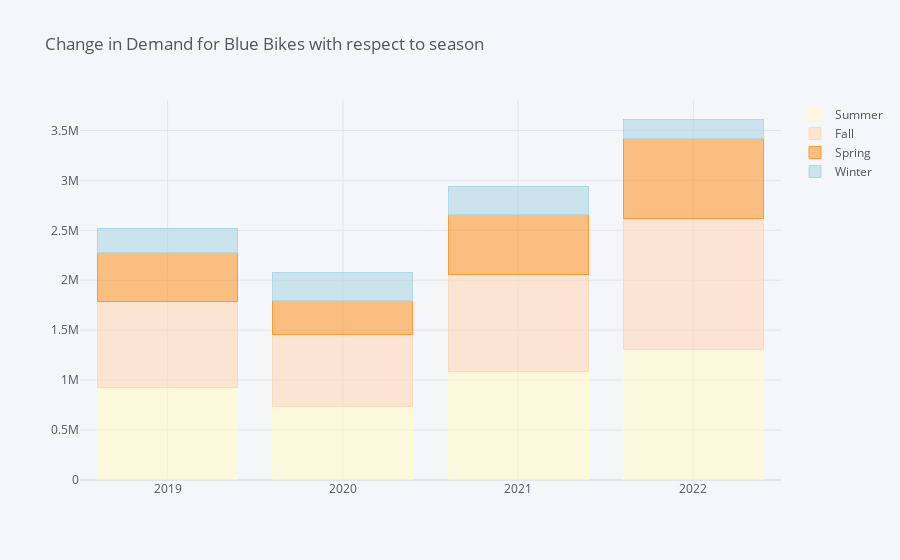

Here is the notebook cell this chart was saved with:
### Code cell
rentals_per_season = pd.value_counts(df['season'])
rps_df = rentals_per_season.to_frame()
rps_df.reset_index(inplace=True)
rps_df.rename(columns = {'index' : 'season', 'season' : 'rides'}, inplace=True)

rentals_per_season_2019 = pd.value_counts(df_grouped.get_group("2019")["season"])
rps_df_2019 = rentals_per_season_2019.to_frame()
rps_df_2019.reset_index(inplace=True)
rps_df_2019.rename(columns = {'index' : 'season', 'season' : 'rides'}, inplace=True)


rentals_per_season_2020 = pd.value_counts(df_grouped.get_group("2020")["season"])
rps_df_2020 = rentals_per_season_2020.to_frame()
rps_df_2020.reset_index(inplace=True)
rps_df_2020.rename(columns = {'index' : 'season', 'season' : 'rides'}, inplace=True)


rentals_per_season_2021 = pd.value_counts(df_grouped.get_group("2021")["season"])
rps_df_2021 = rentals_per_season_2021.to_frame()
rps_df_2021.reset_index(inplace=True)
rps_df_2021.rename(columns = {'index' : 'season', 'season' : 'rides'}, inplace=True)


rentals_per_season_2022 = pd.value_counts(df_grouped.get_group("2022")["season"])
rps_df_2022 = rentals_per_season_2022.to_frame()
rps_df_2022.reset_index(inplace=True)
rps_df_2022.rename(columns = {'index' : 'season', 'season' : 'rides'}, inplace=True)

rps_test_df_headers = ['Summer','Fall','Spring','Winter']
rps_test_df = pd.DataFrame([rps_df_2019['rides']])
rps_test_df = rps_test_df.reset_index(drop=True)
rps_test_df

rps_test_df.columns = rps_test_df_headers
rps_test_df.loc[len(rps_test_df)] = list(rps_df_2020['rides'])
rps_test_df.loc[len(rps_test_df)] = list(rps_df_2021['rides'])
rps_test_df.loc[len(rps_test_df)] = list(rps_df_2022['rides'])

rps_test_df['year'] = ['2019','2020','2021','2022']
rps_test_df.iplot(kind='bar',x='year',color=['lemonchiffon','peachpuff','orange','lightblue'],barmode='stack',
                  title='Change in Demand for Blue Bikes with respect to season')
# fig = px.bar(rps_test_df,color=['Summer','Fall','Spring','Winter'],barmode='stack')
# fig.show()

### Figure 1 — Plotly figure (JSON) as saved in the notebook; plotly's stock layout.template omitted (floating-point values rounded to 4 significant figures)
{"data": [{"marker": {"color": "rgba(255, 250, 205, 0.6)", "line": {"color": "rgba(255, 250, 205, 1.0)", "width": 1}}, "name": "Summer", "orientation": "v", "text": "", "type": "bar", "x": ["2019", "2020", "2021", "2022"], "y": [928630, 740602, 1082361, 1308634]}, {"marker": {"color": "rgba(255, 218, 185, 0.6)", "line": {"color": "rgba(255, 218, 185, 1.0)", "width": 1}}, "name": "Fall", "orientation": "v", "text": "", "type": "bar", "x": ["2019", "2020", "2021", "2022"], "y": [859448, 717989, 978710, 1306317]}, {"marker": {"color": "rgba(255, 153, 51, 0.6)", "line": {"color": "rgba(255, 153, 51, 1.0)", "width": 1}}, "name": "Spring", "orientation": "v", "text": "", "type": "bar", "x": ["2019", "2020", "2021", "2022"], "y": [492147, 335835, 597755, 807345]}, {"marker": {"color": "rgba(173, 216, 230, 0.6)", "line": {"color": "rgba(173, 216, 230, 1.0)", "width": 1}}, "name": "Winter", "orientation": "v", "text": "", "type": "bar", "x": ["2019", "2020", "2021", "2022"], "y": [242546, 279022, 275552, 192073]}], "layout": {"barmode": "stack", "legend": {"bgcolor": "#F5F6F9", "font": {"color": "#4D5663"}, "traceorder": "normal"}, "paper_bgcolor": "#F5F6F9", "plot_bgcolor": "#F5F6F9", "title": {"font": {"color": "#4D5663"}, "text": "Change in Demand for Blue Bikes with respect to season"}, "xaxis": {"gridcolor": "#E1E5ED", "showgrid": true, "tickfont": {"color": "#4D5663"}, "title": {"font": {"color": "#4D5663"}, "text": ""}, "zerolinecolor": "#E1E5ED"}, "yaxis": {"gridcolor": "#E1E5ED", "showgrid": true, "tickfont": {"color": "#4D5663"}, "title": {"font": {"color": "#4D5663"}, "text": ""}, "zerolinecolor": "#E1E5ED"}}}
